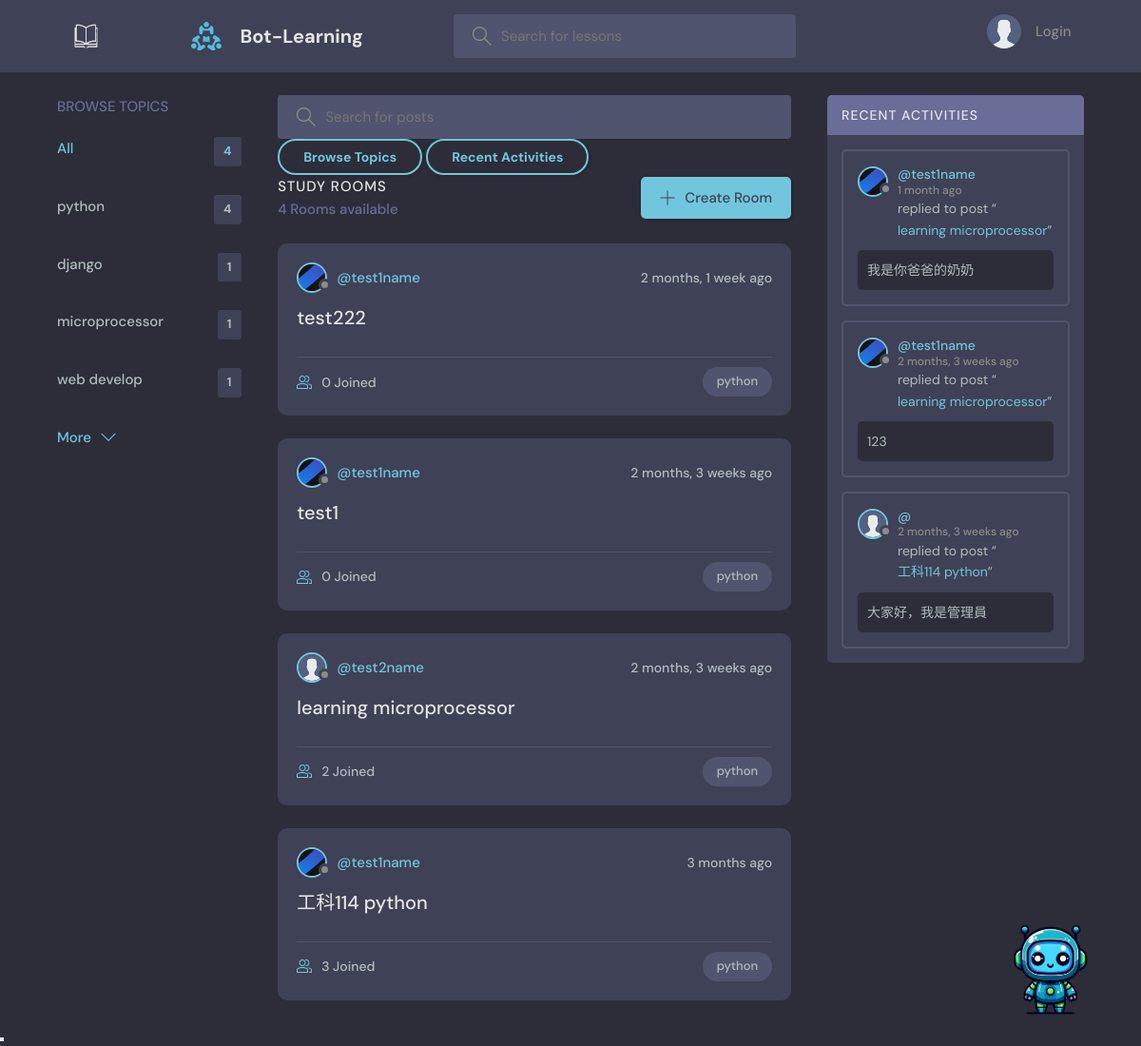
The page /?q=python on the database its author committed.
### base/models.py (models this page shows, shortened)
class Topic(models.Model):
    name = models.CharField(max_length=200)

class Room(models.Model):
    host = models.ForeignKey(User, on_delete=models.SET_NULL, null=True)
    topic = models.ForeignKey(Topic, on_delete=models.SET_NULL, null=True)
    name = models.CharField(max_length=200)
    description = models.TextField(null=True, blank=True)
    participants = models.ManyToManyField(
        User, related_name='participants', blank=True)
    updated = models.DateTimeField(auto_now=True)
    created = models.DateTimeField(auto_now_add=True)
    class Meta:
        ordering = ['-updated', '-created']
    def __str__(self):
        return self.name

class User(AbstractUser):
    name = models.CharField(max_length=200, null=True)
    email = models.EmailField(unique=True, null=True)
    bio = models.TextField(null=True)
    avatar = models.ImageField(null=True, default="avatar.svg")
    objects = CustomUserManager()
    USERNAME_FIELD = 'email'
    REQUIRED_FIELDS = []

class Message(models.Model):
    user = models.ForeignKey(User, on_delete=models.CASCADE)
    room = models.ForeignKey(Room, on_delete=models.CASCADE)
    body = models.TextField()
    updated = models.DateTimeField(auto_now=True)
    created = models.DateTimeField(auto_now_add=True)
    class Meta:
        ordering = ['-updated', '-created']

### base/views.py (the view)
# urls.py: path('', views.home, name="home"),
def home(request):
    q = request.GET.get('q') if request.GET.get('q') != None else ''
    rooms = Room.objects.filter(
        Q(topic__name__icontains=q) |
        Q(name__icontains=q) |
        Q(description__icontains=q)
    )
    topics = Topic.objects.all()[0:5]
    room_count = rooms.count()
    room_messages = Message.objects.filter(
        Q(room__topic__name__icontains=q))[0:3]
    context = {'rooms': rooms, 'topics': topics,
               'room_count': room_count, 'room_messages': room_messages}
    return render(request, 'base/home.html', context)

### base/templates/base/home.html (shortened to what this page needs)
{% extends 'main.html' %}
{% block content %}
<main class="layout layout--3">
  <div class="container">
    {% include 'base/topics_component.html' %}
    <div class="roomList">
      <div class="mobile-menu">
        <form action="{% url 'home' %}" method="GET" class="header__search">
          <label>
            <input name="q" placeholder="Search for posts" />
          </label>
        </form>
        <div class="mobile-menuItems">
          <a class="btn btn--main btn--pill" href="{% url 'topics' %}">Browse Topics</a>
          <a class="btn btn--main btn--pill" href="{% url 'activity' %}">Recent Activities</a>
        </div>
      </div>
      <div class="roomList__header">
        <div>
          <h2>Study Rooms</h2>
          <p>{{room_count}} Rooms available</p>
        </div>
        <a class="btn btn--main" href="{% url 'create-room' %}">
          <svg version="1.1" xmlns="http://www.w3.org/2000/svg" width="32" height="32" viewBox="0 0 32 32">
            <title>add</title>
            <path
              d="M16.943 0.943h-1.885v14.115h-14.115v1.885h14.115v14.115h1.885v-14.115h14.115v-1.885h-14.115v-14.115z">
            </path>
          </svg>
          Create Room
        </a>
      </div>
      {% include 'base/feed_component.html' %}
    </div>
    {% include 'base/activity_component.html' %}
  </div>
</main>
{% endblock %}

### base/templates/base/topics_component.html
<div class="topics">
    <div class="topics__header">
        <h2>Browse Topics</h2>
    </div>
    <ul class="topics__list">
        <li>
            <a href="{% url 'home' %}" class="active">All <span>{{topics.count}}</span></a>
        </li>
        {% for topic in topics %}
        <li>
            <a href="{% url 'home' %}?q={{topic.name}}">{{topic.name}}<span>{{topic.room_set.all.count}}</span></a>
        </li>
        {% endfor %}
    </ul>
    <a class="btn btn--link" href="{% url 'topics' %}">
        More
        <svg version="1.1" xmlns="http://www.w3.org/2000/svg" width="32" height="32" viewBox="0 0 32 32">
            <title>chevron-down</title>
            <path d="M16 21l-13-13h-3l16 16 16-16h-3l-13 13z"></path>
        </svg>
    </a>
</div>

### base/templates/base/feed_component.html (shortened to what this page needs)
{% for room in rooms %}
<div class="roomListRoom">
    <div class="roomListRoom__header">
        <a href="{% url 'user-profile' room.host.id %}" class="roomListRoom__author">
            <div class="avatar avatar--small">
                <img src="{{room.host.avatar.url}}" />
            </div>
            <span>@{{room.host.username}}</span>
        </a>
        <div class="roomListRoom__actions">
            <span>{{room.created|timesince}} ago</span>
        </div>
    </div>
    <div class="roomListRoom__content">
        <a href="{% url 'room' room.id %}">{{room.name}}</a>
    </div>
    <div class="roomListRoom__meta">
        <a href="{% url 'room' room.id %}" class="roomListRoom__joined">
            {{room.participants.all.count}} Joined
        </a>
        <p class="roomListRoom__topic">{{room.topic.name}}</p>
    </div>
</div>
{% endfor %}

### base/templates/base/activity_component.html (shortened to what this page needs)
<div class="activities">
    <div class="activities__header">
        <h2>Recent Activities</h2>
    </div>
    {% for message in room_messages %}
    <div class="activities__box">
        <div class="activities__boxHeader roomListRoom__header">
            <a href="{% url 'user-profile' message.user.id %}" class="roomListRoom__author">
                <div class="avatar avatar--small">
                    <img src="{{message.user.avatar.url}}" />
                </div>
                <p>
                    @{{message.user.username}}
                    <span>{{message.created|timesince}} ago</span>
                </p>
            </a>
        </div>
        <div class="activities__boxContent">
            <p>replied to post “<a href="{% url 'room' message.room.id %}">{{message.room}}</a>”</p>
            <div class="activities__boxRoomContent">{{message.body}}</div>
        </div>
    </div>
    {% endfor %}
</div>

### chat_app/templates/chat_app/chat_app_main.html (style rules this page uses)
:root { --fadeIn_fadeOut_transition_speed: 300ms; }

### rows shown on the page
Topic: name "python", room_set.all.count "4"
Topic: name "django", room_set.all.count "1"
Topic: name "microprocessor", room_set.all.count "1"
Topic: name "web develop", room_set.all.count "1"
Room: host.avatar (picture), host.username "test1name", created "2 months, 1 week", name "test222", participants.all.count "0", topic.name "python"
Room: host.avatar (picture), host.username "test1name", created "2 months, 3 weeks", name "test1", participants.all.count "0", topic.name "python"
Room: host.avatar (placeholder picture), host.username "test2name", created "2 months, 3 weeks", name "learning microprocessor", participants.all.count "2", topic.name "python"
Room: host.avatar (picture), host.username "test1name", created "3 months", name "工科114 python", participants.all.count "3", topic.name "python"
Message: user.avatar (picture), user.username "test1name", created "1 month", room "learning microprocessor", body "我是你爸爸的奶奶"
Message: user.avatar (picture), user.username "test1name", created "2 months, 3 weeks", room "learning microprocessor", body "123"
Message: user.avatar (placeholder picture), created "2 months, 3 weeks", room "工科114 python", body "大家好，我是管理員"

### other values the page prints
{{ topics.count }} "4"
{{ room_count }} "4"
